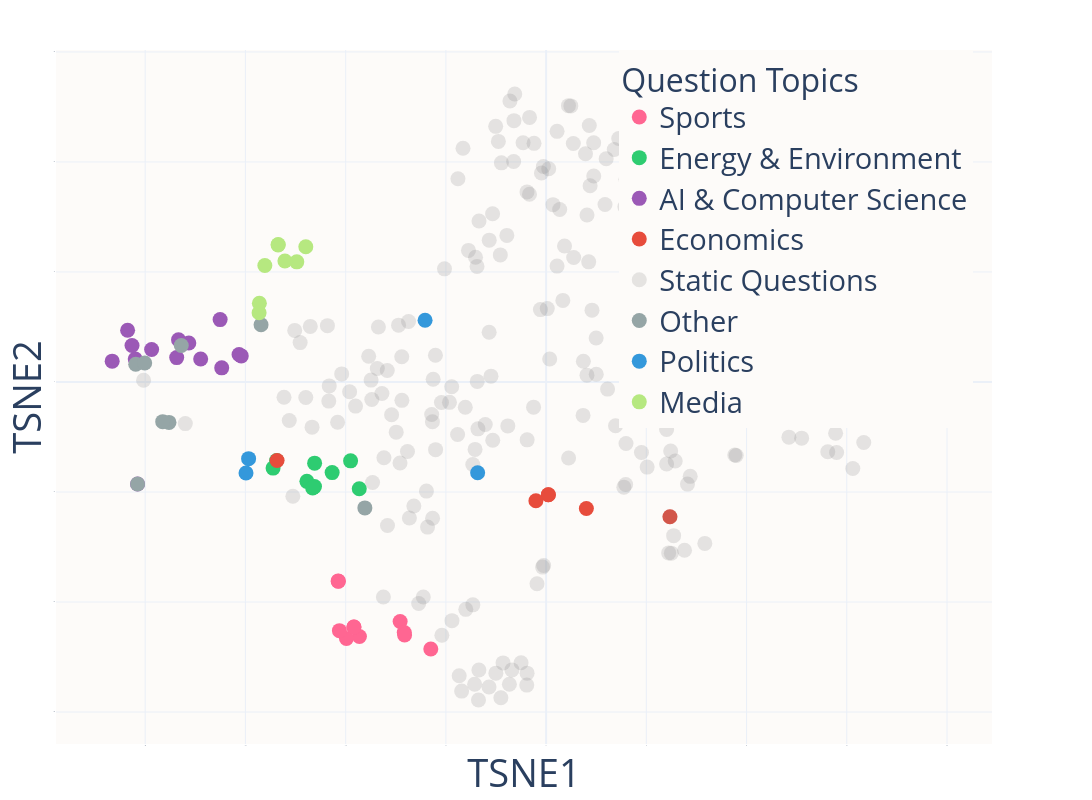

Write notebook code for a chart like this one.
### Code cell
def analyze_model_topics_with_unlabeled(
    logical_and_df: pd.DataFrame,
    model_names: list[str],
    all_questions: list[str]
) -> pd.DataFrame:
    """
    Analyze and visualize topic distribution between models (with known topics)
    plus additional unlabeled questions using MPNet embeddings and t-SNE.
    The unlabeled questions are plotted in gray with alpha=0.5,
    but are excluded from the legend.
    """
    import pandas as pd
    import plotly.express as px
    import numpy as np
    from sentence_transformers import SentenceTransformer
    from sklearn.manifold import TSNE
    
    # Filter for specified models
    labeled_df = logical_and_df[logical_and_df['generator_model'].isin(model_names)].copy()
    
    # Build a DataFrame for the unlabeled questions
    unlabeled_df = pd.DataFrame({
        'question_body': all_questions,
        'generator_model': ['Unlabeled'] * len(all_questions),
        'topic': [np.nan] * len(all_questions)
    })
    
    # Combine labeled and unlabeled for a single embedding pass
    combined_df = pd.concat([labeled_df, unlabeled_df], ignore_index=True)
    
    # Initialize MPNet model
    mpnet = SentenceTransformer('sentence-transformers/all-mpnet-base-v2')
    
    # Get embeddings for combined questions
    old_texts = combined_df['question_body'].tolist()
    embeddings = mpnet.encode(old_texts, show_progress_bar=True)
    # Add line breaks every 80 chars for plotly hover readability
    texts = []
    for text in old_texts:
        formatted = ""
        for i in range(0, len(text), 80):
            chunk = text[i:i+80]
            formatted += chunk
            if i + 80 < len(text):
                formatted += "<br>"
        texts.append(formatted)
    
    # t-SNE dimensionality reduction
    tsne = TSNE(n_components=2, perplexity=30, random_state=42)
    tsne_embeddings = tsne.fit_transform(embeddings)
    
    # Define topic group mapping
    topic_to_group = {
        # Energy & Environment
        'energy storage': 'Energy & Environment',
        'economics and energy': 'Energy & Environment',
        'energy': 'Energy & Environment',
        'energy and environment': 'Energy & Environment',
        'energy policy and sustainability': 'Energy & Environment',
        
        # Economics
        'economics': 'Economics',
        'economics and finance': 'Economics',
        
        # Politics
        'geopolitics': 'Politics',
        'economics and education': 'Politics',
        'geopolitics and national security': 'Politics',
        'labor market and technology': 'Politics',
        
        # Computing
        'technology and regulation': 'AI & Computer Science',
        'materials science and quantum computing': 'AI & Computer Science',
        'cryptography': 'AI & Computer Science',
        'ai and computing': 'AI & Computer Science',
        'artificial general intelligence': 'AI & Computer Science',
        'robotics': 'AI & Computer Science',
        'ai and robotics': 'AI & Computer Science',
        'cybersecurity': 'AI & Computer Science',
        
        # Social Media
        'social media and politics': 'Media',
        'social media': 'Media',
        'social media and regulation': 'Media',
        'social media and mental health': 'Media',
        'election misinformation': 'Media',
        'social media regulation': 'Media',
        'marketing and e-commerce': 'Media',
        'elections and misinformation': 'Media',
        
        # Sports
        'sports': 'Sports',
        'sports and olympics': 'Sports'
    }
    
    def get_topic_group(topic: str) -> str:
        if pd.isna(topic):
            return 'Unlabeled'
        return topic_to_group.get(topic.lower(), 'Other')
    
    # Construct visualization DataFrame
    combined_viz = pd.DataFrame({
        'TSNE1': tsne_embeddings[:, 0],
        'TSNE2': tsne_embeddings[:, 1],
        'Model': combined_df['generator_model'].values,
        'Question': texts,
        'Topic_Group': combined_df['topic'].apply(get_topic_group)
    })
    
    # Define color map (unlabeled in semi-transparent gray)
    color_map = {
        'Energy & Environment': '#2ecc71',
        'Economics': '#e74c3c',
        'Politics': '#3498db',
        'AI & Computer Science': '#9b59b6',
        'Other': '#95a5a6',
        'Unlabeled': 'rgba(128, 128, 128, 0.2)'
    }
    
    # Create scatter plot
    fig = px.scatter(
        combined_viz,
        x='TSNE1',
        y='TSNE2',
        color='Topic_Group',
        color_discrete_map=color_map,
        hover_data={
            'TSNE1': False,
            'TSNE2': False,
            'Model': True,
            'Topic_Group': True,
            'Question': True
        },
        title='Topic Distribution (with Unlabeled)',
        height=800,
        width=2000
    )
    fig.update_traces(marker=dict(size=15))
    
    # Hide "Unlabeled" in the legend
    for trace in fig.data:
        if trace.name == 'Unlabeled':
            # trace.showlegend = False
            trace.name = 'Static Questions'
        # if trace.name == 'Other':
        #     trace.showlegend = False
    
    # General layout updates
    fig.update_layout(
        template='plotly_white',
        legend=dict(
            title=dict(
                text='Question Topics',
                font=dict(size=32)
            ),
            yanchor="top",
            y=1.0,
            xanchor="right", 
            x=0.98,
            bgcolor='#fdfbf9',
            font=dict(size=29),
            bordercolor="Black",
            borderwidth=0,
            traceorder='normal'  # Ensure 'Unlabeled' appears at the bottom
        ),
        title=dict(
            text='',
            x=0.35,
            y=0.95,
            xanchor='center',
            yanchor='top',
            font=dict(size=20)
        ),
        xaxis=dict(
            title='TSNE1',
            title_font=dict(size=38),
            tickfont=dict(size=1)
        ),
        yaxis=dict(
            title='TSNE2',
            title_font=dict(size=38),
            tickfont=dict(size=1)
        ),
        margin=dict(l=20, r=100, t=50, b=20),
        plot_bgcolor='#fdfbf9'
    )
    
    fig.show()
    fig.write_image(
        "merged_topic_distribution.png",
        engine="kaleido",
        scale=4.0,
        width=2000,
        height=800
    )
    
    # Show topic distribution for labeled models only
    print("\nTopic group distribution (labeled data only):")
    for model in model_names:
        model_data = combined_viz[combined_viz['Model'] == model]
        topic_dist = model_data['Topic_Group'].value_counts()
        print(f"\n{model} topic distribution:")
        print(topic_dist)
    
    return combined_viz

model_names = ['deepseek-v3']
# model_names = ['sonnet']
# model_names = ['gpt-4o']
analyze_model_topics_with_unlabeled(logical_and_df, model_names, all_questions)

### Figure 1 — Plotly figure (JSON) as saved in the notebook; plotly's stock layout.template omitted (floating-point values rounded to 4 significant figures; data arrays with more than 128 entries replaced by an {"elided": "..."} marker saying what was removed)
{"data": [{"customdata": [["deepseek-v3", "Sports", "This question resolves as YES if both Sydney McLaughlin wins the 400m hurdles an<br>d the United States wins at least 12 gold medals in track and field events at th<br>e 2029 World Championships, as announced by World Athletics on their official we<br>bsite (worldathletics.org) by August 31, 2029. Resolution source: World Athletic<br>s' official website."], ["deepseek-v3", "Sports", "This question resolves as YES if both Eliud Kipchoge wins the 2027 London Marath<br>on and Kenya wins at least 9 gold medals in track and field events at the 2027 W<br>orld Championships, as announced by the London Marathon organizers and reported <br>by World Athletics on their official websites by August 31, 2027. Resolution sou<br>rce: London Marathon's official website and World Athletics' official website."], ["deepseek-v3", "Sports", "This question resolves as YES if both Eliud Kipchoge wins the 2026 London Marath<br>on and Kenya wins at least 7 gold medals in track and field events at the 2026 W<br>orld Championships, as announced by the London Marathon organizers and reported <br>by World Athletics on their official websites by August 31, 2026. Resolution sou<br>rce: London Marathon's official website and World Athletics' official website."], ["deepseek-v3", "Sports", "This question resolves as YES if both Karsten Warholm wins the 400m hurdles and <br>Norway wins at least 4 gold medals in track and field events at the 2028 World C<br>hampionships, as announced by World Athletics on their official website (worldat<br>hletics.org) by August 31, 2028. Resolution source: World Athletics' official we<br>bsite."], ["deepseek-v3", "Sports", "This question resolves as YES if both LeBron James wins the NBA MVP award and th<br>e Los Angeles Lakers win the NBA championship in 2025, as announced by the Natio<br>nal Basketball Association (NBA) on their official website (NBA.com) by July 31,<br> 2025."], ["deepseek-v3", "Sports", "This question resolves as YES if both Eliud Kipchoge wins the 2025 London Marath<br>on and Kenya wins at least 5 gold medals in track and field events at the 2025 W<br>orld Championships, as announced by the London Marathon organizers and reported <br>by World Athletics on their official websites by August 31, 2025."], ["deepseek-v3", "Sports", "This question resolves as YES if both Jakob Ingebriggen wins the 5000m and Norwa<br>y wins at least 5 gold medals in track and field events at the 2028 Olympic Game<br>s, as announced by the International Olympic Committee on their official website<br> (olympic.org) by August 31, 2028. Resolution source: International Olympic Comm<br>ittee's official website."], ["deepseek-v3", "Sports", "This question resolves as YES if both Eliud Kipchoge wins the 2025 London Marath<br>on and Kenya wins at least 5 gold medals in track and field events at the 2025 W<br>orld Championships, as announced by the London Marathon organizers and reported <br>by World Athletics on their official websites by August 31, 2025."], ["deepseek-v3", "Sports", "This question resolves as YES if both Stephen Curry wins the NBA MVP award and t<br>he Golden State Warriors win the NBA championship in 2026, as announced by the N<br>ational Basketball Association (NBA) on their official website (NBA.com) by July<br> 31, 2026."], ["deepseek-v3", "Sports", "This question resolves as YES if both Novak Djokovic wins the 2028 Australian Op<br>en and Serbia wins at least 2 medals in tennis at the 2028 Olympic Games, as ann<br>ounced by the Australian Open and the International Olympic Committee on their o<br>fficial websites by August 31, 2028."], ["deepseek-v3", "Sports", "This question resolves as YES if both Eliud Kipchoge wins the 2025 London Marath<br>on and Kenya wins at least 5 gold medals in track and field events at the 2025 W<br>orld Championships, as announced by the London Marathon organizers and reported <br>by World Athletics on their official websites by August 31, 2025. Resolution sou<br>rce: London Marathon's official website and World Athletics' official website."]], "hovertemplate": "Topic_Group=%{customdata[1]}<br>Model=%{customdata[0]}<br>Question=%{customdata[2]}<extra></extra>", "legendgroup": "Sports", "marker": {"color": "#FF6692", "size": 15, "symbol": "circle"}, "mode": "markers", "name": "Sports", "orientation": "v", "showlegend": true, "type": "scatter", "x": [-7.282, -9.313, -9.96, -7.077, -10.36, -9.588, -7.059, -9.588, -10.38, -5.752, -10.31], "xaxis": "x", "y": [-21.77, -23.14, -23.32, -22.78, -18.11, -22.26, -23.0, -22.26, -18.1, -24.27, -22.6], "yaxis": "y"}, {"customdata": [["deepseek-v3", "Energy & Environment", "This question resolves as YES if both the European Union implements a carbon bor<br>der adjustment mechanism by 2028 and the global demand for renewable energy incr<br>eases by more than 12% by 2032, as reported by the European Commission and the I<br>EA on their official websites by December 31, 2032. Resolution source: European <br>Commission's official press releases and IEA's official energy statistics."], ["deepseek-v3", "Energy & Environment", "This question resolves as YES if both the European Union implements a carbon pri<br>cing mechanism by 2028 and the share of renewable energy sources in the EU's ene<br>rgy mix increases by more than 20% by 2030, as reported by the European Commissi<br>on and the IEA on their official websites by December 31, 2030. Resolution sourc<br>e: European Commission's official press releases and IEA's official energy stati<br>stics."], ["deepseek-v3", "Energy & Environment", "This question resolves as YES if both the European Union implements a carbon pri<br>cing mechanism by 2029 and the share of renewable energy sources in the EU's ene<br>rgy mix increases by more than 25% by 2031, as reported by the European Commissi<br>on on their official website by December 31, 2031. Resolution source: European C<br>ommission's official press releases and European Commission's official energy st<br>atistics."], ["deepseek-v3", "Energy & Environment", "This question resolves as YES if both Norway increases its investment in offshor<br>e wind energy by more than 15% by 2027 and its greenhouse gas emissions decrease<br> by more than 10% by 2030, as reported by the Norwegian Ministry of Petroleum an<br>d Energy and the Norwegian Environment Agency on their official websites by Dece<br>mber 31, 2030. Resolution source: Norwegian Ministry of Petroleum and Energy's o<br>fficial press releases and Norwegian Environment Agency's official emissions rep<br>orts."], ["deepseek-v3", "Energy & Environment", "This question resolves as YES if both China increases its investment in renewabl<br>e energy by more than 15% by 2028 and its GDP growth rate increases by more than<br> 5% by 2030, as reported by the Chinese Ministry of Finance and the World Bank o<br>n their official websites by December 31, 2030. Resolution source: Chinese Minis<br>try of Finance's official press releases and World Bank's official GDP growth ra<br>te data."], ["deepseek-v3", "Energy & Environment", "This question resolves as YES if both the cost of solar energy decreases by more<br> than 20% and the number of countries generating more than 50% of their electric<br>ity from renewable sources increases by more than 30% by 2029, as reported by th<br>e IEA on their official website (iea.org) by December 31, 2029. Resolution sourc<br>e: IEA's official reports."], ["deepseek-v3", "Energy & Environment", "This question resolves as YES if both China increases its investment in solar en<br>ergy by more than 20% by 2028 and its greenhouse gas emissions decrease by more <br>than 10% by 2030, as reported by the Chinese Ministry of Finance and the Chinese<br> Ministry of Ecology and Environment on their official websites by December 31, <br>2030. Resolution source: Chinese Ministry of Finance's official press releases a<br>nd Chinese Ministry of Ecology and Environment's official emissions reports."], ["deepseek-v3", "Energy & Environment", "This question resolves as YES if both the cost of lithium-ion batteries decrease<br>s by more than 30% and the number of electric vehicles on the road increases by <br>more than 50% by 2029, as reported by BloombergNEF and the ICCT on their officia<br>l websites by December 31, 2029. Resolution source: BloombergNEF's official repo<br>rts and ICCT's official reports."], ["deepseek-v3", "Energy & Environment", "This question resolves as YES if both the United States implements a national re<br>newable energy standard by 2029 and the number of renewable energy jobs increase<br>s by more than 25% by 2031, as reported by the US Department of Energy and IRENA<br> on their official websites by December 31, 2031. Resolution source: US Departme<br>nt of Energy's official press releases and IRENA's official data."]], "hovertemplate": "Topic_Group=%{customdata[1]}<br>Model=%{customdata[0]}<br>Question=%{customdata[2]}<extra></extra>", "legendgroup": "Energy & Environment", "marker": {"color": "#2ecc71", "size": 15, "symbol": "circle"}, "mode": "markers", "name": "Energy & Environment", "orientation": "v", "showlegend": true, "type": "scatter", "x": [-11.93, -11.55, -11.65, -10.67, -13.44, -11.55, -13.62, -9.321, -9.754], "xaxis": "x", "y": [-9.033, -9.509, -9.634, -8.239, -7.142, -7.378, -7.827, -9.703, -7.168], "yaxis": "y"}, {"customdata": [["deepseek-v3", "AI & Computer Science", "This question resolves as YES if both IBM develops a quantum computer and the US<br> Department of Energy invests more than $1 billion in quantum computing research<br> by 2030, as reported by IBM and the US Department of Energy on their official w<br>ebsites by December 31, 2030. Resolution source: IBM's official press releases a<br>nd US Department of Energy's official budget reports."], ["deepseek-v3", "AI & Computer Science", "This question resolves as YES if both Microsoft develops a quantum computer and <br>the US Department of Defense invests more than $2 billion in quantum computing r<br>esearch by 2032, as reported by Microsoft and the US Department of Defense on th<br>eir official websites by December 31, 2032. Resolution source: Microsoft's offic<br>ial press releases and US Department of Defense's official budget reports."], ["deepseek-v3", "AI & Computer Science", "This question resolves as YES if both AWS implements a new encryption protocol b<br>y 2029 and the number of cloud storage data breaches decreases by more than 15% <br>by 2031, as reported by AWS and the CSA on their official websites by December 3<br>1, 2031. Resolution source: AWS's official press releases and CSA's official dat<br>a."], ["deepseek-v3", "AI & Computer Science", "This question resolves as YES if both Google announces a functional quantum comp<br>uter and the NSA develops and implements new quantum-resistant encryption standa<br>rds by 2029, as reported by Google and the NSA on their official websites by Dec<br>ember 31, 2029. Resolution source: Google's official blog posts and NSA's offici<br>al press releases."], ["deepseek-v3", "AI & Computer Science", "This question resolves as YES if both Alphabet (Google) increases its investment<br> in AI research by more than 15% by 2032 and the number of AI-powered products a<br>nd services increases by more than 25% by 2035, as reported by Alphabet (Google)<br> and the AI Now Institute on their official websites by December 31, 2035. Resol<br>ution source: Alphabet (Google)'s official press releases and AI Now Institute's<br> official reports."], ["deepseek-v3", "AI & Computer Science", "This question resolves as YES if both Google announces a functional quantum comp<br>uter and the NSA develops and implements new quantum-resistant encryption standa<br>rds by 2030, as reported by Google and the NSA on their official websites by Dec<br>ember 31, 2030. Resolution source: Google's official blog posts and NSA's offici<br>al press releases."], ["deepseek-v3", "AI & Computer Science", "This question resolves as YES if both Google develops a quantum computer and the<br> US National Institute of Standards and Technology invests more than $1.5 billio<br>n in quantum computing research by 2031, as reported by Google and the US Nation<br>al Institute of Standards and Technology on their official websites by December <br>31, 2031. Resolution source: Google's official press releases and US National In<br>stitute of Standards and Technology's official budget reports."], ["deepseek-v3", "AI & Computer Science", "This question resolves as YES if both Microsoft invests more than $1 billion in <br>cybersecurity research by 2028 and the number of data breaches decreases by more<br> than 10% by 2030, as reported by Microsoft and the ITRC on their official websi<br>tes by December 31, 2030. Resolution source: Microsoft's official press releases<br> and ITRC's official data."], ["deepseek-v3", "AI & Computer Science", "This question resolves as YES if both Amazon develops a quantum computer and the<br> US National Science Foundation invests more than $1.2 billion in quantum comput<br>ing research by 2033, as reported by Amazon and the US National Science Foundati<br>on on their official websites by December 31, 2033. Resolution source: Amazon's <br>official press releases and US National Science Foundation's official budget rep<br>orts."], ["deepseek-v3", "AI & Computer Science", "This question resolves as YES if both Google invests more than $10 billion in AI<br> research by 2027 and its revenue grows by more than 15% in 2028, as reported by<br> Google on their official website (google.com) by December 31, 2028. Resolution <br>source: Google's official press releases and earnings reports."], ["deepseek-v3", "AI & Computer Science", "This question resolves as YES if both Google develops a quantum computer by 2028<br> and the development of AGI is accelerated by more than 2 years by 2030, as repo<br>rted by Google and the AGI Laboratory on their official websites by December 31,<br> 2030. Resolution source: Google's official press releases and AGI Laboratory's <br>official reports."], ["deepseek-v3", "AI & Computer Science", "This question resolves as YES if both Apple and Samsung release new smartphone m<br>odels with foldable screens by 2030, as announced by Apple and reported by Samsu<br>ng on their official websites by December 31, 2030. Resolution source: Apple's o<br>fficial press releases and Samsung's official press releases."], ["deepseek-v3", "AI & Computer Science", "This question resolves as YES if both DeepMind and Microsoft release functional <br>AGI models by 2032, as announced by DeepMind and reported by Microsoft on their <br>official websites by December 31, 2032. Resolution source: DeepMind's official p<br>ress releases and Microsoft's official blog posts."], ["deepseek-v3", "AI & Computer Science", "This question resolves as YES if both IBM develops a quantum computer by 2028 an<br>d the development of new materials with improved properties increases by more th<br>an 20% by 2030, as reported by IBM and the Materials Research Society on their o<br>fficial websites by December 31, 2030. Resolution source: IBM's official press r<br>eleases and Materials Research Society's official reports."]], "hovertemplate": "Topic_Group=%{customdata[1]}<br>Model=%{customdata[0]}<br>Question=%{customdata[2]}<extra></extra>", "legendgroup": "AI & Computer Science", "marker": {"color": "#9b59b6", "size": 15, "symbol": "circle"}, "mode": "markers", "name": "AI & Computer Science", "orientation": "v", "showlegend": true, "type": "scatter", "x": [-20.5, -20.66, -16.26, -17.82, -15.21, -18.34, -18.43, -20.88, -19.68, -15.32, -17.23, -20.38, -16.18, -21.65], "xaxis": "x", "y": [2.082, 3.313, 5.671, 3.547, 2.373, 3.841, 2.216, 4.704, 2.952, 2.496, 2.088, -9.27, 1.285, 1.894], "yaxis": "y"}, {"customdata": [["deepseek-v3", "Economics", "This question resolves as YES if both China increases its investment in renewabl<br>e energy by more than 10% by 2030 and its GDP growth rate increases by more than<br> 4% by 2035, as reported by the Chinese Ministry of Finance and the World Bank o<br>n their official websites by December 31, 2035. Resolution source: Chinese Minis<br>try of Finance's official press releases and World Bank's official GDP growth ra<br>te data."], ["deepseek-v3", "Economics", "This question resolves as YES if both the Federal Reserve raises interest rates <br>by more than 1% and the S&P 500 declines by more than 10% in 2025, as announced <br>by the Federal Reserve and reported by S&P Dow Jones Indices on their official w<br>ebsites by December 31, 2025."], ["deepseek-v3", "Economics", "This question resolves as YES if both the Federal Reserve raises interest rates <br>by more than 1% and the S&P 500 declines by more than 10% in 2025, as announced <br>by the Federal Reserve and reported by S&P Dow Jones Indices on their official w<br>ebsites by December 31, 2025."], ["deepseek-v3", "Economics", "The ECB's decisions can have far-reaching effects on the economy and financial m<br>arkets. Resolution date: December 31, 2026. Resolution criteria: Official ECB pr<br>ess release and exchange rate data. Resolution source: ECB.eu"], ["deepseek-v3", "Economics", "This question resolves as YES if both the Federal Reserve raises interest rates <br>by more than 1% and the yield on the 10-year Treasury bond exceeds 4.5% in 2025,<br> as announced by the Federal Reserve and reported by the US Department of the Tr<br>easury on their official websites by December 31, 2025."], ["deepseek-v3", "Economics", "This question resolves as YES if both the European Central Bank implements a neg<br>ative interest rate policy by 2028 and the eurozone inflation rate increases by <br>more than 2.5% by 2030, as reported by the European Central Bank and Eurostat on<br> their official websites by December 31, 2030. Resolution source: European Centr<br>al Bank's official press releases and Eurostat's official inflation rate data."]], "hovertemplate": "Topic_Group=%{customdata[1]}<br>Model=%{customdata[0]}<br>Question=%{customdata[2]}<extra></extra>", "legendgroup": "Economics", "marker": {"color": "#e74c3c", "size": 15, "symbol": "circle"}, "mode": "markers", "name": "Economics", "orientation": "v", "showlegend": true, "type": "scatter", "x": [-13.42, 0.1115, 0.1115, 6.178, -0.5087, 2.008], "xaxis": "x", "y": [-7.14, -10.25, -10.25, -12.25, -10.8, -11.5], "yaxis": "y"}, {"customdata": {"elided": "257x3 str values"}, "hovertemplate": "Topic_Group=%{customdata[1]}<br>Model=%{customdata[0]}<br>Question=%{customdata[2]}<extra></extra>", "legendgroup": "Unlabeled", "marker": {"color": "rgba(128, 128, 128, 0.2)", "size": 15, "symbol": "circle"}, "mode": "markers", "name": "Static Questions", "orientation": "v", "showlegend": true, "type": "scatter", "x": {"elided": "257 float values"}, "xaxis": "x", "y": {"elided": "257 float values"}, "yaxis": "y"}, {"customdata": [["deepseek-v3", "Other", "This question resolves as YES if both Tesla and Waymo achieve level 5 autonomy i<br>n their vehicles by 2025, as announced by Tesla and reported by Waymo on their o<br>fficial websites by December 31, 2025."], ["deepseek-v3", "Other", "This question resolves as YES if both Google and Amazon comply with the EU's Dig<br>ital Services Act by 2025, as reported by the European Commission on their offic<br>ial website (Ec.europa.eu) by December 31, 2025."], ["deepseek-v3", "Other", "This question resolves as YES if both IBM develops a quantum computer and the US<br> Department of Energy invests more than $1.5 billion in quantum computing resear<br>ch by 2031, as reported by IBM and the US Department of Energy on their official<br> websites by December 31, 2031. Resolution source: IBM's official press releases<br> and US Department of Energy's official budget reports."], ["deepseek-v3", "Other", "This question resolves as YES if both CRISPR Therapeutics receives FDA approval <br>and the number of patients treated with gene editing therapies increases by more<br> than 50% annually for the next 3 years, as reported by the FDA and the NIH on t<br>heir official websites by December 31, 2030. Resolution source: FDA's official p<br>ress releases and NIH's official reports."], ["deepseek-v3", "Other", "This question resolves as YES if both IBM develops a quantum computer and the US<br> Department of Energy invests more than $2 billion in quantum computing research<br> by 2034, as reported by IBM and the US Department of Energy on their official w<br>ebsites by December 31, 2034. Resolution source: IBM's official press releases a<br>nd US Department of Energy's official budget reports."], ["deepseek-v3", "Other", "This question resolves as YES if both Google announces a functional quantum comp<br>uter and the NSA develops and implements new quantum-resistant encryption standa<br>rds by 2032, as reported by Google and the NSA on their official websites by Dec<br>ember 31, 2032. Resolution source: Google's official blog posts and NSA's offici<br>al press releases."], ["deepseek-v3", "Other", "This question resolves as YES if both Editas Medicine invests more than $1 billi<br>on in gene editing research by 2032 and the number of gene editing-based treatme<br>nts for genetic diseases increases by more than 30% by 2035, as reported by Edit<br>as Medicine and the Genetic Engineering and Biotechnology News on their official<br> websites by December 31, 2035. Resolution source: Editas Medicine's official pr<br>ess releases and Genetic Engineering and Biotechnology News' official reports."], ["deepseek-v3", "Other", "This question resolves as YES if both Apple and Samsung release new smartphone m<br>odels with foldable screens in 2025, as announced by Apple and reported by Samsu<br>ng on their official websites by December 31, 2025."]], "hovertemplate": "Topic_Group=%{customdata[1]}<br>Model=%{customdata[0]}<br>Question=%{customdata[2]}<extra></extra>", "legendgroup": "Other", "marker": {"color": "#95a5a6", "size": 15, "symbol": "circle"}, "mode": "markers", "name": "Other", "orientation": "v", "showlegend": true, "type": "scatter", "x": [-9.042, -14.22, -20.47, -18.81, -20.03, -18.2, -19.13, -20.38], "xaxis": "x", "y": [-11.45, 5.208, 1.606, -3.673, 1.731, 3.318, -3.605, -9.27], "yaxis": "y"}, {"customdata": [["deepseek-v3", "Politics", "This question resolves as YES if both the adoption of automation technology in t<br>he manufacturing sector increases by more than 25% by 2027 and the unemployment <br>rate in the manufacturing sector increases by more than 5% by 2028, as reported <br>by the International Federation of Robotics and the BLS on their official websit<br>es by December 31, 2028. Resolution source: International Federation of Robotics<br>' official reports and BLS's official unemployment rate data."], ["deepseek-v3", "Politics", "This question resolves as YES if both the United States increases its military e<br>xpenditure by more than 10% in 2026 and the number of terrorist attacks on US so<br>il decreases by more than 15% by 2028, as reported by the US Department of Defen<br>se and the Global Terrorism Database on their official websites by December 31, <br>2028. Resolution source: US Department of Defense's official budget reports and <br>Global Terrorism Database's official reports."], ["deepseek-v3", "Politics", "This question resolves as YES if both China increases its education budget by mo<br>re than 10% by 2028 and its GDP growth rate increases by more than 5% by 2030, a<br>s reported by the Chinese Ministry of Education and the World Bank on their offi<br>cial websites by December 31, 2030. Resolution source: Chinese Ministry of Educa<br>tion's official press releases and World Bank's official GDP growth rate data."], ["deepseek-v3", "Politics", "This question resolves as YES if both the United States and China sign a new tra<br>de agreement and the EU imposes new tariffs on Chinese imports in 2025, as annou<br>nced by the Office of the United States Trade Representative (USTR) and reported<br> by the European Commission on their official websites by January 31, 2026."]], "hovertemplate": "Topic_Group=%{customdata[1]}<br>Model=%{customdata[0]}<br>Question=%{customdata[2]}<extra></extra>", "legendgroup": "Politics", "marker": {"color": "#3498db", "size": 15, "symbol": "circle"}, "mode": "markers", "name": "Politics", "orientation": "v", "showlegend": true, "type": "scatter", "x": [-6.038, -3.415, -14.84, -14.97], "xaxis": "x", "y": [5.616, -8.253, -6.967, -8.279], "yaxis": "y"}, {"customdata": [["deepseek-v3", "Media", "This question resolves as YES if both Twitter implements a new fact-checking alg<br>orithm by 2030 and the number of misinformation cases on Twitter decreases by mo<br>re than 15% by 2035, as reported by Twitter and the Pew Research Center on their<br> official websites by December 31, 2035. Resolution source: Twitter's official p<br>ress releases and Pew Research Center's official reports."], ["deepseek-v3", "Media", "This question resolves as YES if both the number of teenagers experiencing depre<br>ssion increases by more than 15% and the number of schools implementing social m<br>edia literacy programs increases by more than 50% by 2029, as reported by the NI<br>MH and the NEA on their official websites by December 31, 2029. Resolution sourc<br>e: NIMH's official reports and NEA's official reports."], ["deepseek-v3", "Media", "This question resolves as YES if both Facebook invests more than $2 billion in m<br>isinformation detection and prevention by 2032 and the number of electoral inter<br>ference cases on Facebook decreases by more than 20% by 2035, as reported by Fac<br>ebook and CISA on their official websites by December 31, 2035. Resolution sourc<br>e: Facebook's official press releases and CISA's official reports on electoral s<br>ecurity."], ["deepseek-v3", "Media", "This question resolves as YES if both Walmart launches a social media influencer<br> marketing campaign by 2028 and its online sales increase by more than 10% in 20<br>29, as reported by Walmart on their official website by December 31, 2029. Resol<br>ution source: Walmart's official press releases and earnings reports."], ["deepseek-v3", "Media", "This question resolves as YES if both the US government and the European Union i<br>mplement regulations on social media companies to reduce the spread of misinform<br>ation by 2030, as reported by the FTC and the European Commission on their offic<br>ial websites by December 31, 2030. Resolution source: FTC's official press relea<br>ses and European Commission's official press releases."], ["deepseek-v3", "Media", "This question resolves as YES if both Twitter bans all political ads by 2029 and<br> the number of electoral interference cases decreases by more than 20% by 2030, <br>as reported by Twitter and CISA on their official websites by December 31, 2030.<br> Resolution source: Twitter's official press releases and CISA's official report<br>s on electoral security."], ["deepseek-v3", "Media", "This question resolves as YES if both Amazon increases its social media advertis<br>ing budget by more than 20% in 2026 and its e-commerce revenue grows by more tha<br>n 15% in 2027, as reported by Amazon on their official website by December 31, 2<br>027. Resolution source: Amazon's official press releases and earnings reports."], ["deepseek-v3", "Media", "This question resolves as YES if both Twitter implements a new fact-checking alg<br>orithm by 2028 and the number of misinformation cases on Twitter decreases by mo<br>re than 15% by 2029, as reported by Twitter and the Pew Research Center on their<br> official websites by December 31, 2029. Resolution source: Twitter's official p<br>ress releases and Pew Research Center's official reports."]], "hovertemplate": "Topic_Group=%{customdata[1]}<br>Model=%{customdata[0]}<br>Question=%{customdata[2]}<extra></extra>", "legendgroup": "Media", "marker": {"color": "#B6E880", "size": 15, "symbol": "circle"}, "mode": "markers", "name": "Media", "orientation": "v", "showlegend": true, "type": "scatter", "x": [-13.37, -14.03, -12.44, -14.3, -13.03, -11.99, -14.32, -13.37], "xaxis": "x", "y": [12.45, 10.59, 10.92, 7.164, 11.0, 12.3, 6.296, 12.49], "yaxis": "y"}], "layout": {"height": 800, "legend": {"bgcolor": "#fdfbf9", "bordercolor": "Black", "borderwidth": 0, "font": {"size": 29}, "title": {"font": {"size": 32}, "text": "Question Topics"}, "tracegroupgap": 0, "traceorder": "normal", "x": 0.98, "xanchor": "right", "y": 1, "yanchor": "top"}, "margin": {"b": 20, "l": 20, "r": 100, "t": 50}, "plot_bgcolor": "#fdfbf9", "title": {"font": {"size": 20}, "text": "", "x": 0.35, "xanchor": "center", "y": 0.95, "yanchor": "top"}, "width": 2000, "xaxis": {"anchor": "y", "domain": [0, 1], "tickfont": {"size": 1}, "title": {"font": {"size": 38}, "text": "TSNE1"}}, "yaxis": {"anchor": "x", "domain": [0, 1], "tickfont": {"size": 1}, "title": {"font": {"size": 38}, "text": "TSNE2"}}}}
